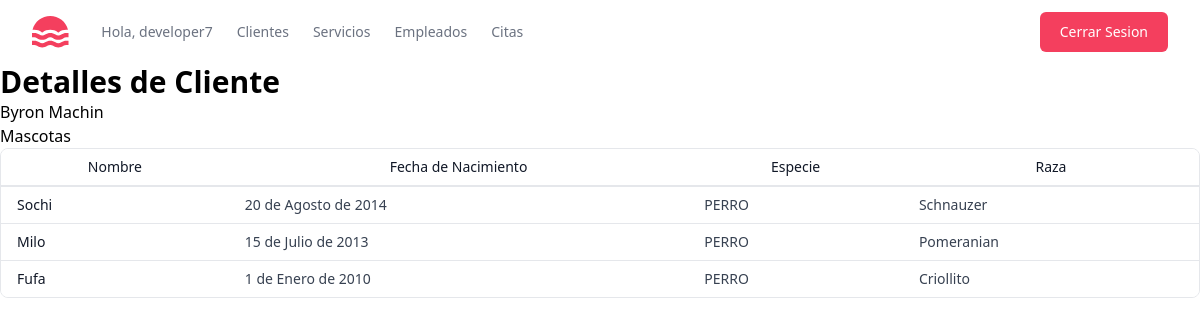
Page /clientes/detalles-cliente/1/ (signed in) on the committed database.
### clientes/models.py (models this page shows, shortened)
class Cliente(models.Model):
    nombre = models.CharField(max_length=50)
    apellido = models.CharField(max_length=50)
    dni = models.CharField(max_length=8, unique=True)
    telefono = models.CharField(max_length=10)
    email = models.EmailField(max_length=50)
    fecha_registro = models.DateField(auto_now_add=True)
    class Meta:
        db_table = "clientes"
        verbose_name = "Cliente"
        verbose_name_plural = "Clientes"
        ordering = ["nombre", "apellido"]

### mascotas/models.py (models this page shows, shortened)
class Mascota(models.Model):
    ESPECIE_CHOICES = [
        ("PERRO", "Perro"),
        ("GATO", "Gato"),
    ]
    cliente = models.ForeignKey(
        Cliente, on_delete=models.CASCADE, related_name="mascotas"
    )
    nombre = models.CharField(max_length=50)
    edad = models.IntegerField()
    fecha_nacimiento = models.DateField()
    especie = models.CharField(max_length=15, choices=ESPECIE_CHOICES)
    raza = models.CharField(max_length=50)
    notas = models.TextField(blank=True, null=True)
    class Meta:
        db_table = "mascotas"
        verbose_name = "Mascota"
        verbose_name_plural = "Mascotas"

### clientes/views.py (the view)
class ClienteDetailView(DetailView):
    model = Cliente
    template_name = "clientes/detalles_cliente.html"
    context_object_name = "cliente"

### clientes/templates/clientes/detalles_cliente.html (shortened to what this page needs)
{% extends "base.html" %} {% block content %}
<h1 class="text-3xl font-bold">Detalles de Cliente</h1>
<h3>{{ cliente.nombre }} {{ cliente.apellido }}</h3>
<h4>Mascotas</h4>
<div class="overflow-x-auto rounded-lg border border-gray-200">
  <table class="min-w-full divide-y-2 divide-gray-200 bg-white text-sm">
    <thead class="ltr:text-left rtl:text-right">
      <tr>
        <th class="whitespace-nowrap px-4 py-2 font-medium text-gray-900">
          Nombre
        </th>
        <th class="whitespace-nowrap px-4 py-2 font-medium text-gray-900">
          Fecha de Nacimiento
        </th>
        <th class="whitespace-nowrap px-4 py-2 font-medium text-gray-900">
          Especie
        </th>
        <th class="whitespace-nowrap px-4 py-2 font-medium text-gray-900">
          Raza
        </th>
      </tr>
    </thead>
    <tbody class="divide-y divide-gray-200">
      {% for mascota in cliente.mascotas.all %}
      <tr>
        <td class="whitespace-nowrap px-4 py-2 font-medium text-gray-900">
          {{ mascota.nombre }}
        </td>
        <td class="whitespace-nowrap px-4 py-2 text-gray-700">
          {{ mascota.fecha_nacimiento }}
        </td>
        <td class="whitespace-nowrap px-4 py-2 text-gray-700">
          {{ mascota.especie }}
        </td>
        <td class="whitespace-nowrap px-4 py-2 text-gray-700">
          {{ mascota.raza }}
        </td>
      </tr>
      {% endfor %} {% endblock %}

### templates/base.html (shortened to what this page needs)
<!DOCTYPE html>
<html lang="es">
  <head>
    <script src="https://cdn.tailwindcss.com"></script>
  </head>
  <header class="bg-white">
    <div
      class="mx-auto flex h-16 max-w-screen-xl items-center gap-8 px-4 sm:px-6 lg:px-8"
    >
      <a class="block text-rose-500" href="#">
      </a>
      <div class="flex flex-1 items-center justify-end md:justify-between">
        <nav aria-label="Global" class="hidden md:block">
          <ul class="flex items-center gap-6 text-sm">
            <li>
              <span
                class="text-gray-500 transition hover:text-gray-500/75"
                href="{% url 'listado_clientes' %}"
              >
                Hola, {{ user.username }}
              </span>
            </li>
            <li>
              <a
                class="text-gray-500 transition hover:text-gray-500/75"
                href="{% url 'listado_clientes' %}"
              >
                Clientes
              </a>
            </li>
            <li>
              <a
                class="text-gray-500 transition hover:text-gray-500/75"
                href="{% url 'listado_servicios' %}"
              >
                Servicios
              </a>
            </li>
            <li>
              <a
                class="text-gray-500 transition hover:text-gray-500/75"
                href="{% url 'lista_empleados' %}"
              >
                Empleados
              </a>
            </li>
            <li>
              <a
                class="text-gray-500 transition hover:text-gray-500/75"
                href="{% url 'listado_citas' %}"
              >
                Citas
              </a>
            </li>
          </ul>
        </nav>
        <div class="flex items-center gap-4">
          <div class="sm:flex sm:gap-4">
            {% if not user.is_authenticated %}
            <a
              class="block rounded-md bg-rose-500 px-5 py-2.5 text-sm font-medium text-white transition hover:bg-rose-600"
              href="{% url 'login' %}"
            >
              Inciar Sesion
            </a>
            <a
              class="hidden rounded-md bg-gray-100 px-5 py-2.5 text-sm font-medium text-rose-500 transition hover:text-teal-600/75 sm:block"
              href="#"
            >
              Registrar
            </a>
          </div>
          {% else %}
          <form method="post" action="{% url 'logout' %}">
            <button
              class="block rounded-md bg-rose-500 px-5 py-2.5 text-sm font-medium text-white transition hover:bg-rose-600"
              type="submit"
            >
              Cerrar Sesion
            </button>
          </form>
          {% endif %}
        </div>
      </div>
    </div>
  </header>
  <body>
    {% if user.is_authenticated %} {% block content %} {% endblock %} {% else %}
    <h1>Para poder ver este contenido debes iniciar sesion</h1>
    {% endif %}
  </body>
</html>

### rows in the picture
Cliente: nombre "Byron", apellido "Machin"
Mascota: nombre "Sochi", fecha_nacimiento "20 de Agosto de 2014", especie "PERRO", raza "Schnauzer"
Mascota: nombre "Milo", fecha_nacimiento "15 de Julio de 2013", especie "PERRO", raza "Pomeranian"
Mascota: nombre "Fufa", fecha_nacimiento "1 de Enero de 2010", especie "PERRO", raza "Criollito"

### other values in the picture
{{ user.username }} "developer7"
